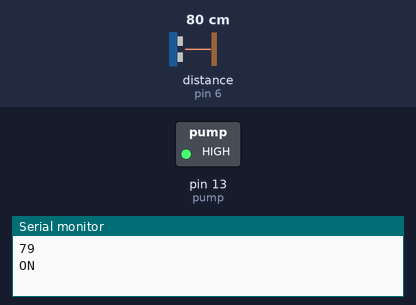
Bench run of a sketch on a simulated Arduino Uno, built with avr-gcc and run on an emulated ATmega328P. Parts: switched loads named in the sketch (green lamp = pin HIGH), the last lines printed to the serial monitor. Wiring (inferred from the names in the program): ultrasonic range finder: trigger pin 5; echo pin 6. Inputs (shaded band) come from the test bench; at power-on: distance to the obstacle (sensor on pin 6) 80 cm. The echo pulse lasts 58.3 µs per cm; pins used as bus, display or sensor lines are not drawn.

Above: at 5.0 s.
At 10.03 s:
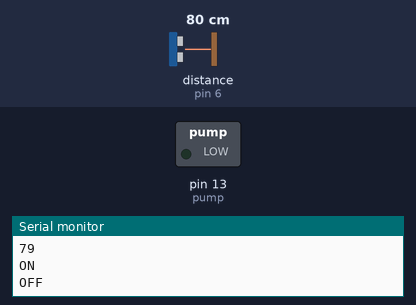
Timing chart, 0 to 13.1 s (numbered marks = the images above):
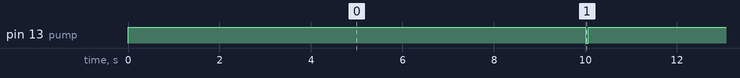

Measured:
- by itself, pin 13 (pump): alternates HIGH for 10.0 s and LOW for 0.06 s

The sketch:

Automatic_Hand_Washing_Machine.ino
```cpp
#define trigPin 5
#define echoPin 6
int lowLevel = 5;
int highLevel = 90;
int pump = 13;

void setup() {
  Serial.begin (9600);
  pinMode(trigPin, OUTPUT);
  pinMode(echoPin, INPUT);
  pinMode(pump, OUTPUT);
}

void loop() {
  long duration, distance;
  digitalWrite(trigPin, LOW);
  delayMicroseconds(2);
  digitalWrite(trigPin, HIGH);
  delayMicroseconds(10);
  digitalWrite(trigPin, LOW);
  duration = pulseIn(echoPin, HIGH);
  distance = (duration/2) / 29.1;
  Serial.println(distance);
  if (distance > lowLevel && distance < highLevel){
    digitalWrite(pump,1);
    Serial.println("ON");
    delay(10000);
    digitalWrite(pump,0);
    Serial.println("OFF");
  }
  delay(50);
}
```
